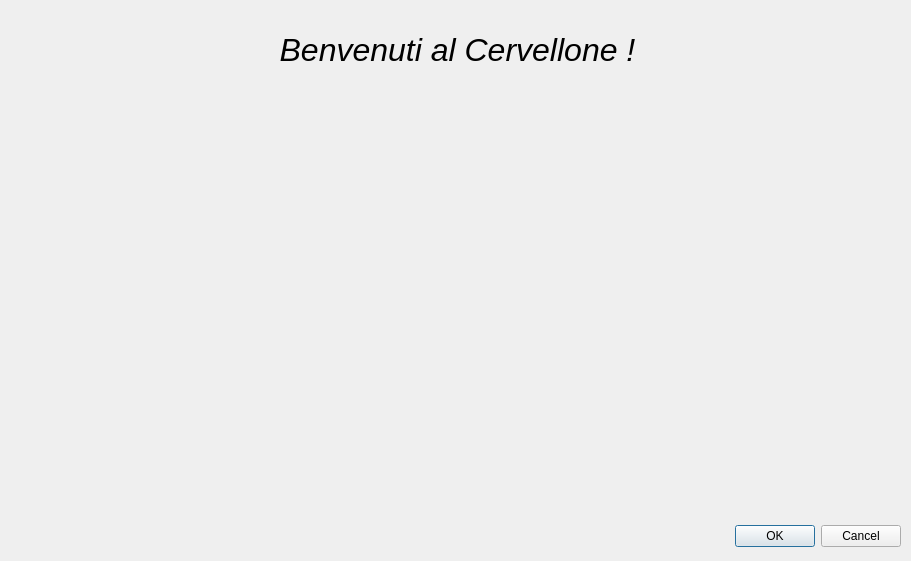
<?xml version="1.0" encoding="UTF-8"?>
<ui version="4.0">
 <class>hello_window</class>
 <widget class="QDialog" name="hello_window">
  <property name="geometry">
   <rect>
    <x>0</x>
    <y>0</y>
    <width>911</width>
    <height>561</height>
   </rect>
  </property>
  <property name="windowTitle">
   <string>Welcome</string>
  </property>
  <widget class="QDialogButtonBox" name="buttonBox">
   <property name="geometry">
    <rect>
     <x>10</x>
     <y>520</y>
     <width>891</width>
     <height>32</height>
    </rect>
   </property>
   <property name="orientation">
    <enum>Qt::Horizontal</enum>
   </property>
   <property name="standardButtons">
    <set>QDialogButtonBox::Cancel|QDialogButtonBox::Ok</set>
   </property>
  </widget>
  <widget class="QLabel" name="label">
   <property name="geometry">
    <rect>
     <x>12</x>
     <y>14</y>
     <width>891</width>
     <height>71</height>
    </rect>
   </property>
   <property name="font">
    <font>
     <pointsize>24</pointsize>
     <weight>50</weight>
     <italic>true</italic>
     <bold>false</bold>
    </font>
   </property>
   <property name="contextMenuPolicy">
    <enum>Qt::NoContextMenu</enum>
   </property>
   <property name="text">
    <string>Benvenuti al Cervellone !</string>
   </property>
   <property name="alignment">
    <set>Qt::AlignCenter</set>
   </property>
  </widget>
  <widget class="QLabel" name="label_2">
   <property name="geometry">
    <rect>
     <x>12</x>
     <y>104</y>
     <width>891</width>
     <height>381</height>
    </rect>
   </property>
   <property name="text">
    <string/>
   </property>
   <property name="pixmap">
    <pixmap>../Scaricati/Quiz.gif</pixmap>
   </property>
   <property name="alignment">
    <set>Qt::AlignCenter</set>
   </property>
  </widget>
 </widget>
 <resources/>
 <connections>
  <connection>
   <sender>buttonBox</sender>
   <signal>accepted()</signal>
   <receiver>hello_window</receiver>
   <slot>accept()</slot>
   <hints>
    <hint type="sourcelabel">
     <x>248</x>
     <y>254</y>
    </hint>
    <hint type="destinationlabel">
     <x>157</x>
     <y>274</y>
    </hint>
   </hints>
  </connection>
  <connection>
   <sender>buttonBox</sender>
   <signal>rejected()</signal>
   <receiver>hello_window</receiver>
   <slot>reject()</slot>
   <hints>
    <hint type="sourcelabel">
     <x>316</x>
     <y>260</y>
    </hint>
    <hint type="destinationlabel">
     <x>286</x>
     <y>274</y>
    </hint>
   </hints>
  </connection>
 </connections>
</ui>
